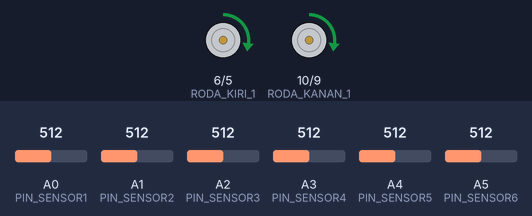
The sketch below on a simulated Arduino Uno, built with avr-gcc and run on an emulated ATmega328P. Parts: motor-driver pin pairs drawn as motors (green arrow = first pin HIGH = forward, orange = second pin HIGH = backward, longer = more drive). The inputs (shaded band) are chosen by the test bench; at power-on: A1 (PIN_SENSOR2) = 512, A0 (PIN_SENSOR1) = 512, A2 (PIN_SENSOR3) = 512, A3 (PIN_SENSOR4) = 512, A4 (PIN_SENSOR5) = 512, A5 (PIN_SENSOR6) = 512.

Above: at 1.2 s.
1.3 s: A1 (PIN_SENSOR2) set to 698
2.8 s: A1 (PIN_SENSOR2) set to 723
At 3.3 s:
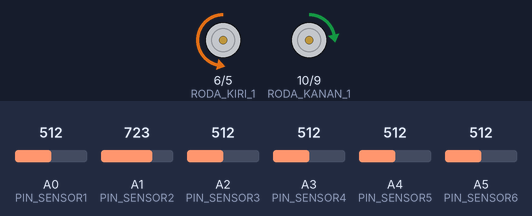
4.3 s: A0 (PIN_SENSOR1) set to 992
At 5.2 s:
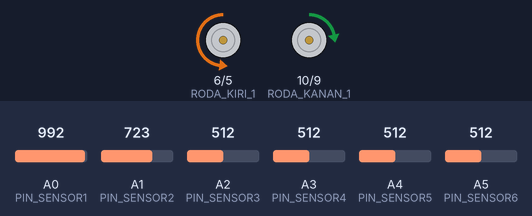
5.8 s: A2 (PIN_SENSOR3) set to 716
At 6.6 s:
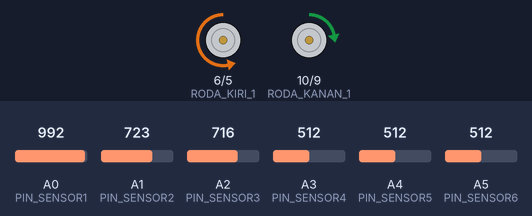
7.3 s: A3 (PIN_SENSOR4) set to 694
8.8 s: A3 (PIN_SENSOR4) set to 726
At 10.2 s:
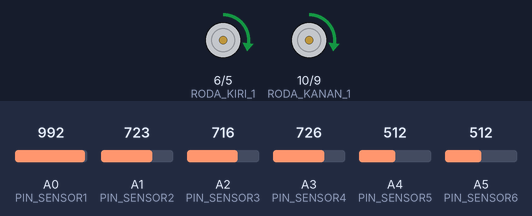
Timing chart, 0 to 11.3 s (numbered marks = the images above; inputs shaded):
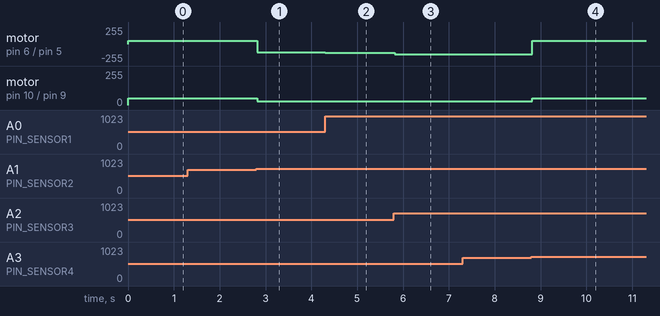

The sketch:

line_follower.ino
```cpp
int PIN_SENSOR1 = A0;
int PIN_SENSOR2 = A1;
int PIN_SENSOR3 = A2;
int PIN_SENSOR4 = A3;
int PIN_SENSOR5 = A4;
int PIN_SENSOR6 = A5;

int RATA_RATA1 = 736;
int RATA_RATA2 = 716;
int RATA_RATA3 = 628;
int RATA_RATA4 = 711;
int RATA_RATA5 = 814;
int RATA_RATA6 = 689;

String bandingkan(int NILAI_SENSOR, int RATA_RATA = 0);
String hasil();

int RODA_KANAN_1 = 10;
int RODA_KANAN_2 = 9;
int RODA_KIRI_1 = 6;
int RODA_KIRI_2 = 5;

void maju(int kecepatan = 0);
void mundur(int kecepatan = 0);
void belok_kiri(int kecepatan = 0);
void belok_kanan(int kecepatan = 0);
void gerak(int speed_kiri = 0, int speed_kanan = 0);

void setup() {
  pinMode(RODA_KANAN_1, OUTPUT);
  pinMode(RODA_KANAN_2, OUTPUT);
  pinMode(RODA_KIRI_1, OUTPUT);
  pinMode(RODA_KIRI_2, OUTPUT);
  // put your setup code here, to run once:
}

void loop() {
  // put your main code here, to run repeatedly:
  String hasil_sensor = hasil();

  if (hasil_sensor == "100000") {
    Serial.println("belok kiri ++++");
    gerak(30, 150);
  } else if (hasil_sensor == "110000") {
    Serial.println("belok kiri +++");
    gerak(30, 125);
  } else if (hasil_sensor == "010000") {
    Serial.println("belok kiri ++");
    gerak(30, 100);
  } else if (hasil_sensor == "011000") {
    Serial.println("belok kiri +");
    gerak(30, 90);
  } else if (hasil_sensor == "001000") {
    Serial.println("belok kiri ");
    gerak(30, 80);
  }

  else if (hasil_sensor == "001100") {
    Serial.println("maju");
    gerak(50, 50);
  } else if (hasil_sensor == "000100") {
    Serial.println("belok kanan ");
    gerak(90, 30);
  } else if (hasil_sensor == "000110") {
    Serial.println("belok kanan + ");
    gerak(100, 30);
  } else if (hasil_sensor == "000010") {
    Serial.println("belok kanan ++ ");
    gerak(125, 30);
  } else if (hasil_sensor == "000011") {
    Serial.println("belok kanan +++");
    gerak(130, 30);
  } else if (hasil_sensor == "000001") {
    Serial.println("belok kanan ++++");
    gerak(150, 30);
  } else if (hasil_sensor == "000000") {
    Serial.println("maju");
    mundur(50);
  } else if (hasil_sensor == "111111") {
    Serial.println("mundur");
    mundur(50);
  } else if (hasil_sensor == "000111") {
    gerak(150, 30);
  }

  else {
    mundur(50);
  }


  delay(20);
}
```

baca_sensor.ino
```cpp
String bandingkan(int NILAI_SENSOR, int RATA_RATA = 0) {


  if (NILAI_SENSOR < RATA_RATA) {
    return "0";
  } else {
    return "1";
  }
}

String hasil() {
  int NILAI_SENSOR1 = analogRead(PIN_SENSOR1);
  int NILAI_SENSOR2 = analogRead(PIN_SENSOR2);
  int NILAI_SENSOR3 = analogRead(PIN_SENSOR3);
  int NILAI_SENSOR4 = analogRead(PIN_SENSOR4);
  int NILAI_SENSOR5 = analogRead(PIN_SENSOR5);
  int NILAI_SENSOR6 = analogRead(PIN_SENSOR6);

  String hasil = bandingkan(NILAI_SENSOR6, RATA_RATA6)
                 + bandingkan(NILAI_SENSOR5, RATA_RATA5)
                 + bandingkan(NILAI_SENSOR4, RATA_RATA4)
                 + bandingkan(NILAI_SENSOR3, RATA_RATA3)
                 + bandingkan(NILAI_SENSOR2, RATA_RATA2)
                 + bandingkan(NILAI_SENSOR1, RATA_RATA1);


  return hasil;
}
```

roda.ino
```cpp
void maju(int kecepatan = 0) {
  analogWrite(RODA_KANAN_1, kecepatan);
  analogWrite(RODA_KANAN_2, 0);
  analogWrite(RODA_KIRI_1, 0);
  analogWrite(RODA_KIRI_2, kecepatan);

}
void mundur(int kecepatan = 0) {
  analogWrite(RODA_KANAN_1, kecepatan);
  analogWrite(RODA_KANAN_2, 0);
  analogWrite(RODA_KIRI_1, kecepatan);
  analogWrite(RODA_KIRI_2, 0);
}
void belok_kiri(int kecepatan = 0) {
  analogWrite(RODA_KANAN_1, kecepatan);
  analogWrite(RODA_KANAN_2, 0);
  analogWrite(RODA_KIRI_1, kecepatan);
  analogWrite(RODA_KIRI_2, 0);
}

void belok_kanan(int kecepatan = 0) {
  analogWrite(RODA_KANAN_1, 0);
  analogWrite(RODA_KANAN_2, kecepatan);
  analogWrite(RODA_KIRI_1, 0);
  analogWrite(RODA_KIRI_2, kecepatan);
}


void gerak(int speed_kiri = 0, int speed_kanan = 0){
 analogWrite(RODA_KANAN_1,speed_kanan);
  analogWrite(RODA_KANAN_2, 0);
  analogWrite(RODA_KIRI_1, 0);
  analogWrite(RODA_KIRI_2, speed_kiri);

}
```

Measured:
- the behaviour switches between 715 and 716 on A1 (PIN_SENSOR2) (found by bisection; images 0 and 1)
- the behaviour switches between 710 and 711 on A3 (PIN_SENSOR4) (found by bisection; images 3 and 4)
- after the input at 1.3 s, every drawn part: stays the same
- after the input at 2.8 s, motor on pin 6 (RODA_KIRI_1) / pin 5 (RODA_KIRI_2): forward 50/255 → backward 125/255 at once; motor on pin 10 (RODA_KANAN_1) / pin 9 (RODA_KANAN_2): forward 50/255 → forward 30/255 at once
- after the input at 4.3 s, motor on pin 6 (RODA_KIRI_1) / pin 5 (RODA_KIRI_2): backward 125/255 → backward 130/255 at once
- after the input at 5.8 s, motor on pin 6 (RODA_KIRI_1) / pin 5 (RODA_KIRI_2): backward 130/255 → backward 150/255 at once
- after the input at 7.3 s, every drawn part: stays the same
- after the input at 8.8 s, motor on pin 6 (RODA_KIRI_1) / pin 5 (RODA_KIRI_2): backward 150/255 → forward 50/255 at once; motor on pin 10 (RODA_KANAN_1) / pin 9 (RODA_KANAN_2): forward 30/255 → forward 50/255 at once
